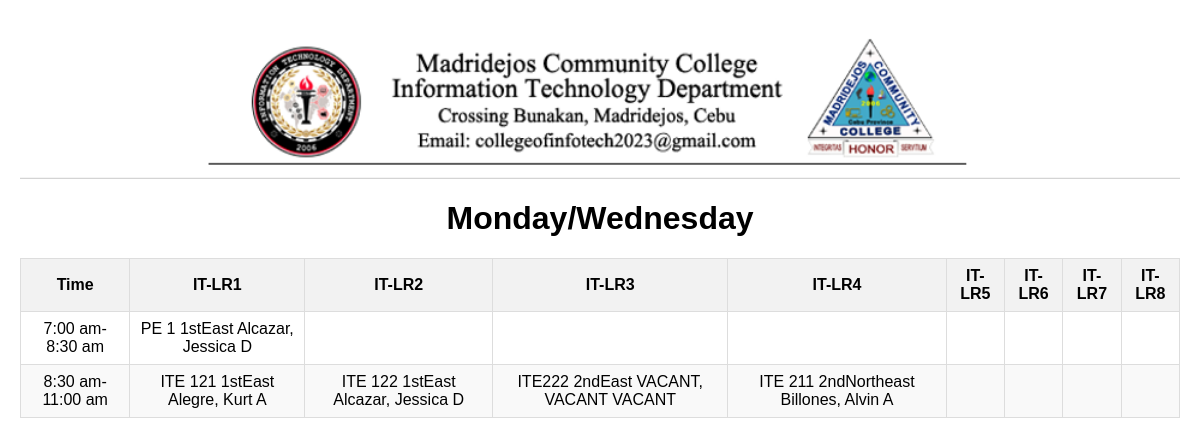
Page /admin/roomassign_generatetth.php on the committed database.
### tables this page shows
CREATE TABLE `loading` (
  `id` int(50) NOT NULL,
  `timeslot_id` int(25) NOT NULL,
  `timeslot` varchar(100) NOT NULL,
  `rooms` varchar(100) NOT NULL,
  `room_name` varchar(50) NOT NULL,
  `faculty` varchar(100) NOT NULL,
  `course` varchar(100) NOT NULL,
  `subjects` varchar(100) NOT NULL,
  `days` varchar(50) NOT NULL,
  `sub_description` varchar(100) NOT NULL,
  `total_units` int(25) NOT NULL,
  `lec_units` int(25) NOT NULL,
  `lab_units` int(25) NOT NULL,
  `hours` decimal(25,2) NOT NULL,
  `coursedesc` varchar(50) NOT NULL,
  `timeslot_sid` int(25) NOT NULL,
  `semester` varchar(255) DEFAULT NULL
);

### admin/roomassign_generatetth.php (the view, shortened to what this page needs)
<?php
include('db_connect.php');
function generateTableContent($conn) {
    $content = '<h1>Monday/Wednesday</h1>
    <table border="0.5" cellspacing="0" cellpadding="3" class="table table-bordered waffle no-grid" id="insloadtable">
        <thead>
            <tr>
                <th class="text-center">Time</th>';
    $rooms = [];
    $roomsResult = $conn->query("SELECT room_name FROM roomlist ORDER BY room_id");
    while ($room = $roomsResult->fetch_assoc()) {
        $rooms[] = $room['room_name'];
    }
    $times = [];
    $timesResult = $conn->query("SELECT timeslot FROM timeslot WHERE schedule='TTH' ORDER BY time_id");
    while ($time = $timesResult->fetch_assoc()) {
        $times[] = $time['timeslot'];
    }
    foreach ($rooms as $room) {
        $content .= '<th class="text-center">' . htmlspecialchars($room) . '</th>';
    }
    $content .= '</tr></thead><tbody>';
    foreach ($times as $time) {
        $content .= '<tr><td>' . htmlspecialchars($time) . '</td>';
        foreach ($rooms as $room) {
            $query = "SELECT * FROM loading WHERE timeslot='$time' AND room_name='$room' AND days='TTH'";
            $result = $conn->query($query);
            if ($result->num_rows > 0) {
                $row = $result->fetch_assoc();
                $course = $row['course'];
                $subject = $row['subjects'];
                $faculty = $row['faculty'];
                $load_id = $row['id'];
                $scheds = $subject . " " . $course;
                $facultyQuery = "SELECT CONCAT(lastname, ', ', firstname, ' ', middlename) AS name FROM faculty WHERE id=$faculty";
                $facultyData = $conn->query($facultyQuery);
                $instname = ($facultyData->num_rows > 0) ? $facultyData->fetch_assoc()['name'] : '';
                $content .= '<td class="text-center" data-id="' . $load_id . '" data-scode="' . $subject . '">' . htmlspecialchars($scheds . " " . $instname) . '</td>';
            } else {
                $content .= '<td></td>';
            }
        }
        $content .= '</tr>';
    }
    $content .= '</tbody></table>';
    return $content;
}
function printPage($conn) {
    $content = generateTableContent($conn);
    ?>
    <!DOCTYPE html>
    <html lang="en">
    <head>
        <link rel="stylesheet" href="https://cdnjs.cloudflare.com/ajax/libs/font-awesome/6.0.0-beta3/css/all.min.css">
    </head>
    <body onload="window.print()">
    <div class="header">
  <img src="assets/uploads/end.png"  >
</div>
        <?php echo $content; ?>
    </body>
    </html>
    <?php
}
printPage($conn);
?>

### admin/roomassign_generatetth.php (style rules this page uses)
body { font-family: Arial, sans-serif; margin: 20px; text-align: center; }
.header { display: flex; justify-content: center; align-items: center; margin-bottom: 20px; }
table { width: 100%; border-collapse: collapse; margin: 0 auto; }
th, td { border: 1px solid #ddd; padding: 8px; text-align: center; }
th { background-color: #f2f2f2; }
tr:nth-child(even) { background-color: #f9f9f9; }
.header img { width: 100%; height: 20%; }

### rows in the picture
loading: instname "PE 1 1stEast Alcazar, Jessica D", lab_units 0 (drawn)
loading: instname "ITE 121 1stEast Alegre, Kurt A"
loading: instname "ITE 122 1stEast Alcazar, Jessica D"
loading: instname "ITE222 2ndEast VACANT, VACANT VACANT"
loading: instname "ITE 211 2ndNortheast Billones, Alvin A"

### other values in the picture
$room "IT-LR1"
$room "IT-LR2"
$room "IT-LR3"
$room "IT-LR4"
$room "IT-LR5"
$room "IT-LR6"
$room "IT-LR7"
$room "IT-LR8"
$time "7:00 am-8:30 am"
$time "8:30 am-11:00 am"
